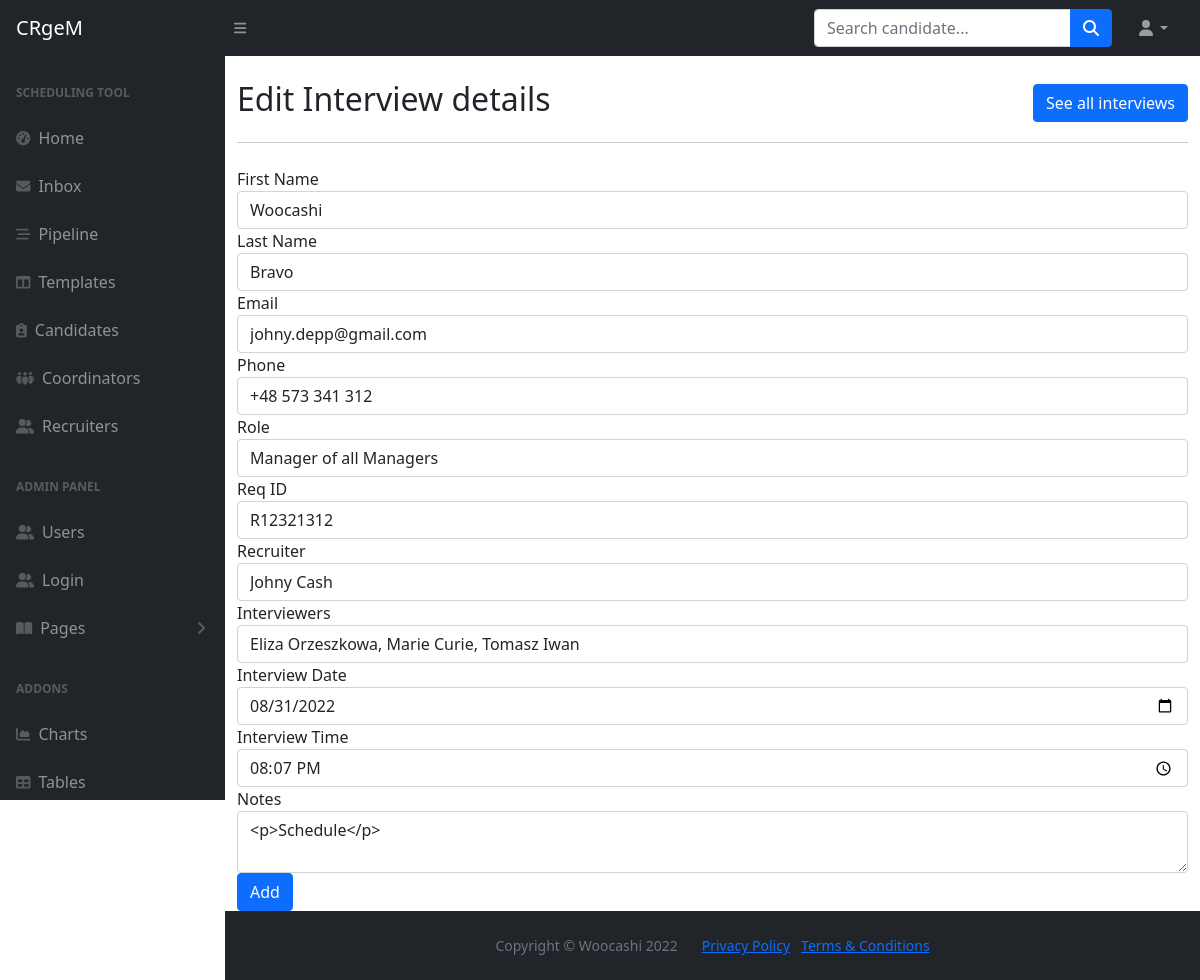
The app's page /pipeline/edit/1, older data.
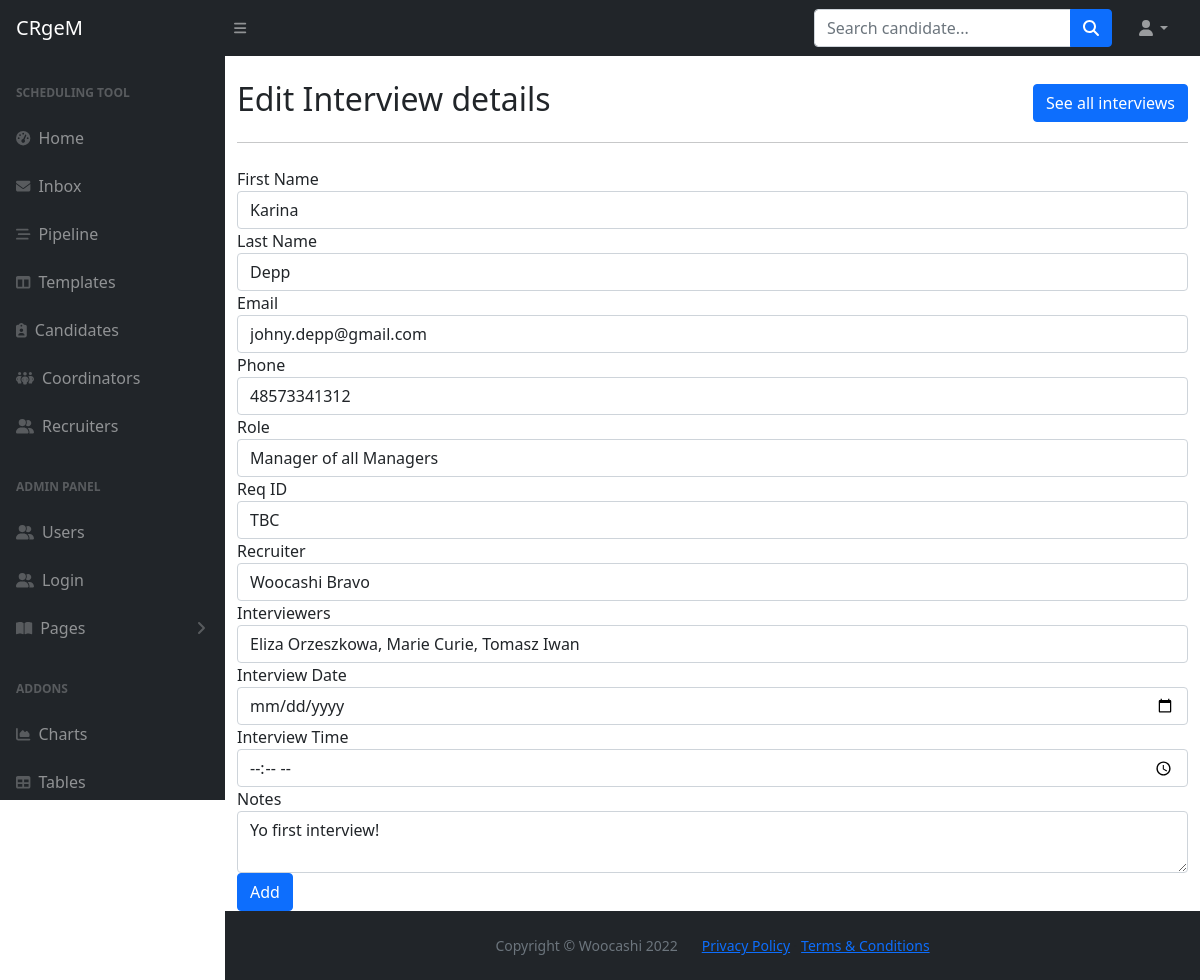
The same page, newer data.
### main.py (models this page shows)
class Interview(db.Model, Base):
    __tablename__="interviews"
    id = db.Column(db.Integer, primary_key=True)
    first_name = db.Column(db.String, nullable=False)
    last_name = db.Column(db.String, nullable=False)
    email = db.Column(db.String, nullable=False)
    phone = db.Column(db.String, nullable=False)
    req_id = db.Column(db.String, nullable=False)
    role = db.Column(db.String, nullable=False)
    recruiter = db.Column(db.String, nullable=False)
    interviewers = db.Column(db.String, nullable=False)
    date = db.Column(db.Date, nullable=True)
    time = db.Column(db.Time, nullable=True)
    notes = db.Column(db.Text, nullable=False)
    owner_id = Column(Integer, ForeignKey('users.id'))
    created_by = relationship("User", back_populates="interviews")
    creation_time = db.Column(db.DateTime, nullable=False)
    completion_time = db.Column(db.DateTime, nullable=True)

### main.py (the view, shortened to what this page needs)
@app.route('/pipeline/edit/<int:interview_id>', methods=['POST', 'GET'])
def pipeline_edit(interview_id):
    interview = Interview.query.get(interview_id)
    form = NewInterviewForm(
        first_name=interview.first_name,
        last_name=interview.last_name,
        email=interview.email,
        phone=interview.phone,
        role=interview.role,
        req_id=interview.req_id,
        recruiter=interview.recruiter,
        interviewers=interview.interviewers,
        date=interview.date,
        time=interview.time,
        notes=interview.notes,
    )
    return render_template('pipeline_edit.html', form=form, interview_id=interview_id, current_user=current_user, is_authenticated=current_user.is_authenticated)

### forms.py
class NewInterviewForm(FlaskForm):
    first_name = StringField('First Name', validators=[DataRequired(message="First Name is required")])
    last_name = StringField('Last Name', validators=[DataRequired(message="Last Name is required")])
    email = StringField('Email', validators=[DataRequired(message="Email is required"), Email()])
    phone = StringField('Phone', validators=[DataRequired(message="Phone is required"), Length(min=10, message="Please make sure to add country code: eg. +48 573 341 312")])
    role = StringField('Role', validators=[DataRequired(message="Role is required")])
    req_id = StringField('Req ID', validators=[DataRequired(message="Requisition ID is required")])
    recruiter = StringField('Recruiter', validators=[DataRequired(message="Recruiter is required")])
    interviewers = StringField('Interviewers', validators=[DataRequired(message="Interviewers is required")])
    date = DateField('Interview Date')
    time = TimeField('Interview Time')
    notes = CKEditorField('Notes', validators=[DataRequired(message="By adding notes you make your and your colleagues' life easier!")])
    add = SubmitField('Add')

### templates/pipeline_edit.html (shortened to what this page needs)
{% import "bootstrap/wtf.html" as wtf %}
{% include "header.html" %}
	<main>
		<div class="container mt-4">
			<div class="row d-flex align-items-center">
				<div class="col-lg-6">
					<h2>Edit Interview details</h2>
				</div>
				<div class="col-lg-6 d-flex justify-content-end">
					<a class="btn btn-primary" href="{{url_for('pipeline')}}">See all interviews</a>
				</div>
			</div>
			<hr>
			<div class="mt-4">
				{{ wtf.quick_form(form, novalidate=True, button_map={"add": "primary"}) }}
			</div>
		</div>
	</main>
{% include 'footer.html' %}

Row changes from the older to the newer data that the page shows:
changed Interview "johny.depp@gmail.com": first_name "Woocashi" → "Karina"; last_name "Bravo" → "Depp"; phone "+48 573 341 312" → "48573341312"; req_id "R12321312" → "TBC"; recruiter "Johny Cash" → "Woocashi Bravo"; date "08/31/2022" → (not shown); time "20:07" → (not shown); notes "<p>Schedule</p>" → "Yo first interview!"
